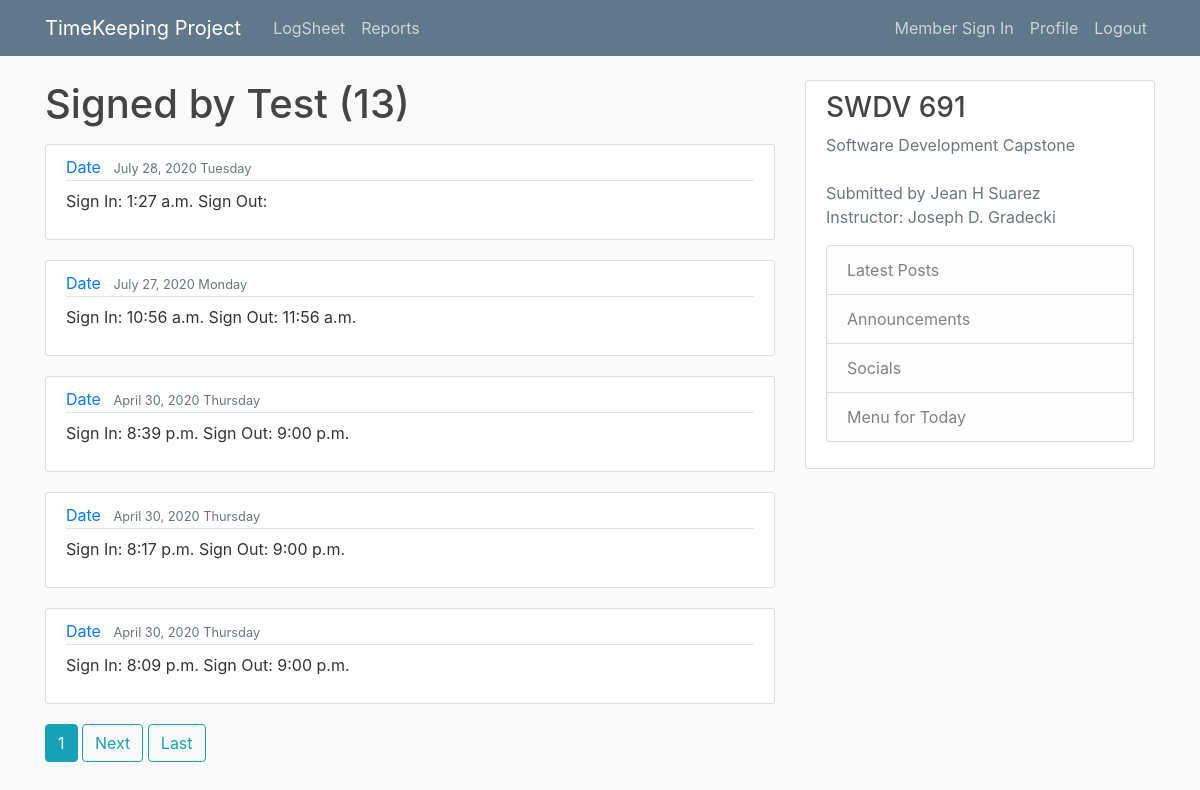
Page /logsheet/member/Test (signed in) on the committed database.
### persons/models.py (models this page shows, shortened)
class Person(models.Model):
    image = models.ImageField(default='default.jpg', upload_to='profile_pics')
    ssn = models.CharField(max_length=10)
    birthDate = models.DateTimeField(null=True, blank=True)

class Member(Person):
    firstName = models.CharField(max_length=20)
    middleName = models.CharField(max_length=20, null=True, blank=True)
    lastName = models.CharField(max_length=20)
    diagnosis = models.CharField(max_length=100)
    intakeDate = models.DateTimeField(default=timezone.now)
    psychEval = models.TextField(null=True, blank=True)
    notes = models.TextField(null=True, blank=True)
    dischargeDate = models.DateTimeField(null=True, blank=True)

### logsheet/models.py (models this page shows, shortened)
class LogPost(models.Model):
    member = models.ForeignKey(Member, on_delete=models.CASCADE)
    signIn = models.DateTimeField(default=timezone.now)
    signOut = models.DateTimeField(null=True, blank=True)

### logsheet/views.py (the view)
# urls.py: path('member/<str:firstName>', MemberPostListView.as_view(), name='member-record'),
class MemberPostListView(ListView):
    model = LogPost
    template_name ='logsheet/member_logposts.html' # <app>/<model>_<viewtype>.html
    context_object_name = 'logposts'
    paginate_by = 5
    def get_queryset(self):
        member = get_object_or_404(Member, firstName=self.kwargs.get('firstName'))
        return LogPost.objects.filter(member=member).order_by('-signIn')

### logsheet/templates/logsheet/member_logposts.html (shortened to what this page needs)
{% extends "logsheet/base.html" %}
{% block content %}
<h1 class="mb-3">Signed by {{ view.kwargs.firstName }} ({{ page_obj.paginator.count }})</h1>
	{% for logpost in logposts %}
        <article class="media content-section">
          <div class="media-body">
            <div class="article-metadata">
              <a class="mr-2" href="#">Date</a>
              <small class="text-muted">{{ logpost.signIn|date:"F d, Y l" }}</small>
            </div>
            <p class="article-content">Sign In: {{ logpost.signIn|date:"g:i a" }} Sign Out: {{ logpost.signOut|date:"g:i a" }}</p>
          </div>
        </article>
    {% endfor %}
		{% if is_paginated %}
        {% for num in page_obj.paginator.page_range %}
				    {% if page_obj.number == num %}
						    <a class="btn btn-info mb-4" href="?page={{ num }}">{{ num }}</a>
						{% elif num > page_obj.number|add:'-3' and num > page_obj.number|add:'3' %}
						    <a class="btn btn-outline-info mb-4" href="?page={{ num }}">{{ num }}</a>
						{% endif %}
				{% endfor %}
				{% if page_obj.has_next %}
			    <a class="btn btn-outline-info mb-4" href="?page={{page_obj.next_page_number }}">Next</a>
					<a class="btn btn-outline-info mb-4" href="?page={{ page_obj.paginator.num_pages }}"">Last</a>
		    {% endif %}
		{% endif %}
{% endblock %}

### logsheet/static/logsheet/main.css (style rules this page uses)
body { background: #fafafa; color: #333333; margin-top: 5rem; }
h1, h2, h3, h4, h5, h6 { color: #444444; }
.content-section { background: #ffffff; padding: 10px 20px; border: 1px solid #dddddd; border-radius: 3px; margin-bottom: 20px; }
.article-content { white-space: pre-line; }
.article-metadata { padding-bottom: 1px; margin-bottom: 4px; border-bottom: 1px solid #e3e3e3 }

### rows in the picture
Member: kwargs.firstName "Test"
LogPost: signIn "July 28, 2020 Tuesday", signIn "1:27 a.m."
LogPost: signIn "July 27, 2020 Monday", signIn "10:56 a.m.", signOut "11:56 a.m."
LogPost: signIn "April 30, 2020 Thursday", signIn "8:39 p.m.", signOut "9:00 p.m."
LogPost: signIn "April 30, 2020 Thursday", signIn "8:17 p.m.", signOut "9:00 p.m."
LogPost: signIn "April 30, 2020 Thursday", signIn "8:09 p.m.", signOut "9:00 p.m."

### other values in the picture
{{ page_obj.paginator.count }} "13"
{{ num }} "1"
